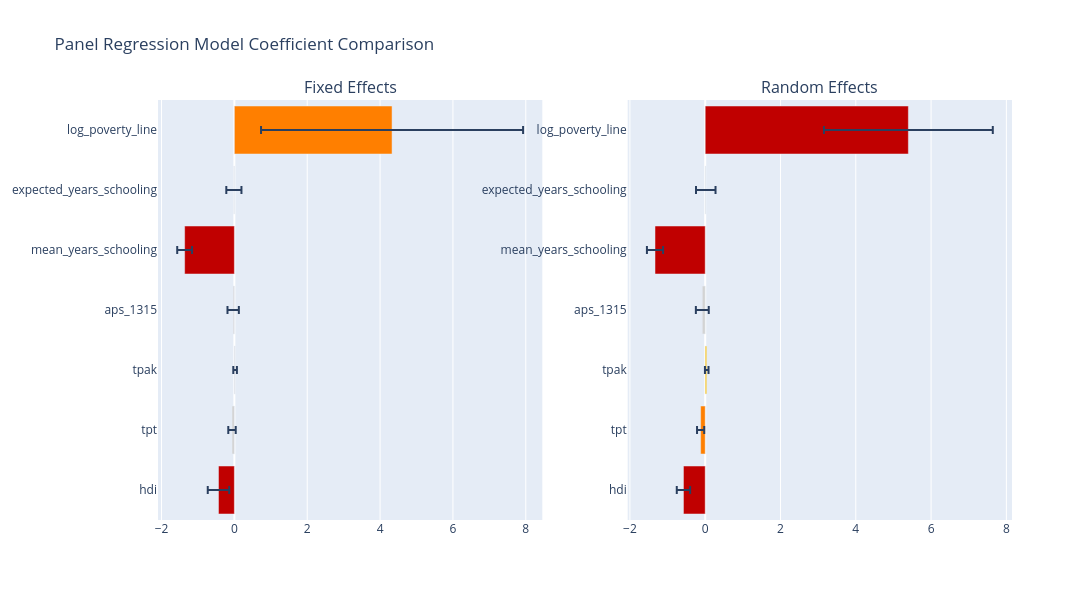

The notebook cell this image was saved under:
### Code cell
fig_coefs = make_subplots(rows=1, cols=2, subplot_titles=('Fixed Effects', 'Random Effects'))

model_pairs = [('Fixed Effects', res_fe), ('Random Effects', res_re)]

for idx, (model_name, res) in enumerate(model_pairs):
    vars_plot = [v for v in exog_vars if v in res.params.index]
    coefs = res.params[vars_plot]
    se = res.std_errors[vars_plot]
    pvals = res.pvalues[vars_plot]

    colors_coef = ['#C00000' if p < 0.01 else '#FF7F00' if p < 0.05 else '#FFC000' if p < 0.1 else '#D3D3D3' for p in pvals]
    
    fig_coefs.add_trace(go.Bar(x=coefs.values, y=vars_plot, orientation='h', marker_color=colors_coef, error_x=dict(type='data', array=1.96*se.values), showlegend=False), row=1, col=idx+1)
    
fig_coefs.update_layout(title='Panel Regression Model Coefficient Comparison', height=600, width=1200)
fig_coefs.write_json(OUTPUT_DIR / 'plot_panel_coefs.json')
fig_coefs.show()

### Figure 1 — Plotly figure (JSON) as saved in the notebook; plotly's stock layout.template omitted (floating-point values rounded to 4 significant figures)
{"data": [{"error_x": {"array": [0.2945, 0.102, 0.04938, 0.1559, 0.2034, 0.2079, 3.597], "type": "data"}, "marker": {"color": ["#C00000", "#D3D3D3", "#D3D3D3", "#D3D3D3", "#C00000", "#D3D3D3", "#FF7F00"]}, "orientation": "h", "showlegend": false, "type": "bar", "x": [-0.4362, -0.06484, 0.02015, -0.03285, -1.366, -0.01344, 4.329], "xaxis": "x", "y": ["hdi", "tpt", "tpak", "aps_1315", "mean_years_schooling", "expected_years_schooling", "log_poverty_line"], "yaxis": "y"}, {"error_x": {"array": [0.1775, 0.09533, 0.04776, 0.1713, 0.2147, 0.2594, 2.242], "type": "data"}, "marker": {"color": ["#C00000", "#FF7F00", "#FFC000", "#D3D3D3", "#C00000", "#D3D3D3", "#C00000"]}, "orientation": "h", "showlegend": false, "type": "bar", "x": [-0.5778, -0.1217, 0.04056, -0.07707, -1.334, 0.01446, 5.397], "xaxis": "x2", "y": ["hdi", "tpt", "tpak", "aps_1315", "mean_years_schooling", "expected_years_schooling", "log_poverty_line"], "yaxis": "y2"}], "layout": {"annotations": [{"font": {"size": 16}, "showarrow": false, "text": "Fixed Effects", "x": 0.225, "xanchor": "center", "xref": "paper", "y": 1, "yanchor": "bottom", "yref": "paper"}, {"font": {"size": 16}, "showarrow": false, "text": "Random Effects", "x": 0.775, "xanchor": "center", "xref": "paper", "y": 1, "yanchor": "bottom", "yref": "paper"}], "height": 600, "title": {"text": "Panel Regression Model Coefficient Comparison"}, "width": 1200, "xaxis": {"anchor": "y", "domain": [0, 0.45]}, "xaxis2": {"anchor": "y2", "domain": [0.55, 1]}, "yaxis": {"anchor": "x", "domain": [0, 1]}, "yaxis2": {"anchor": "x2", "domain": [0, 1]}}}
